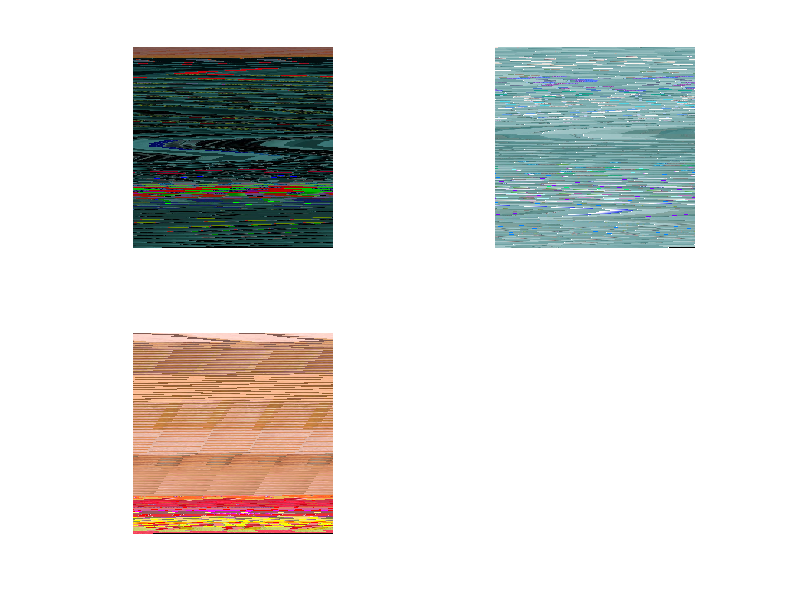
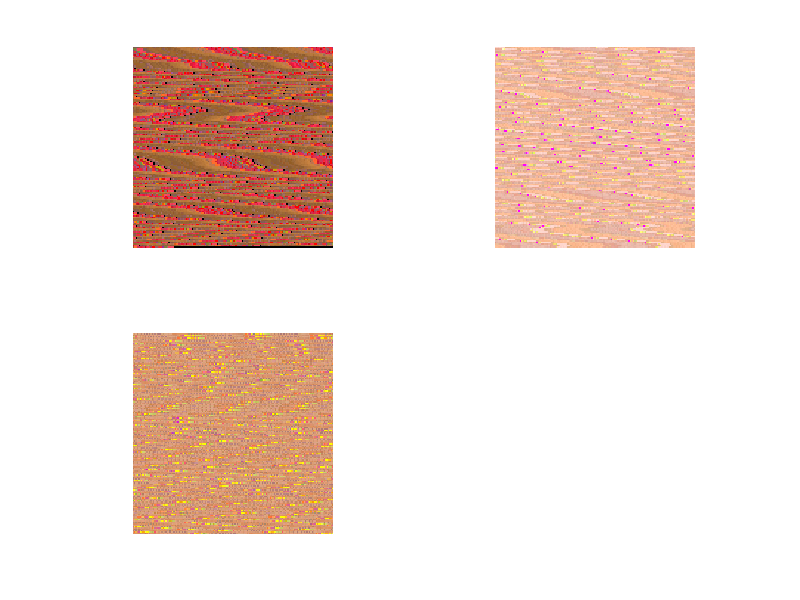
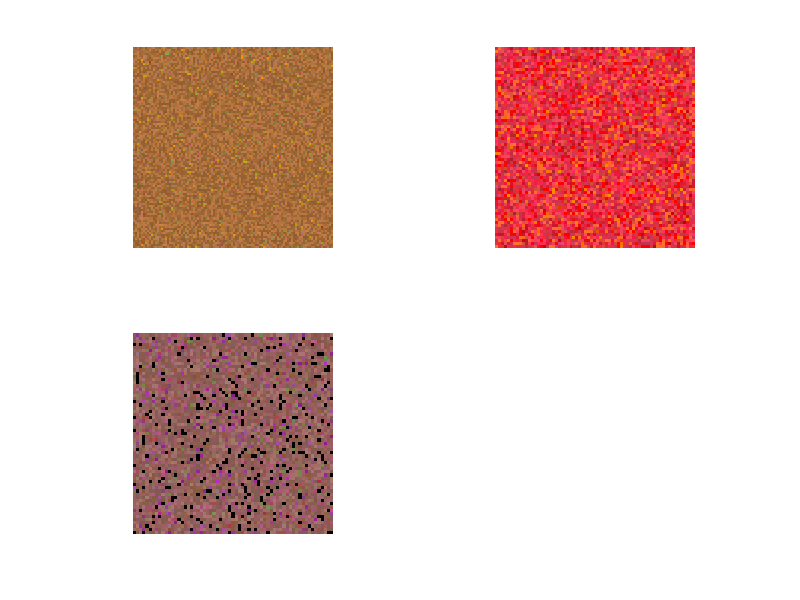

The MATLAB source for these figures, in order:
clc
clear all
close all

data = csvread('Skin_NonSkin_Full.csv');
 data_2 = csvread('idx_1.csv');
 data_3 = csvread('idx_2.csv');
 data_4 = csvread('idx_3.csv');

RGB(:,1) = data(:,1);
RGB(:,2) = data(:,2);
RGB(:,3) = data(:,3);
SK = data(:,4);
 idx = data_2(:,1);
 idx_1 = data_3(:,1);
 idx_2 = data_4(:,1);

sizeim = round(sqrt(length(RGB)));
image = ones(sizeim,sizeim,3, 'uint8');
image2 = ones(sizeim,sizeim,3, 'uint8');
c = 1;
for i=1:sizeim
    for j=1:sizeim
                 image(i,j,1)= RGB(c,3);   %Red (dark red)
                 image(i,j,2)= RGB(c,2);   %Red (maximum value)
                 image(i,j,3)= RGB(c,1);  %Green
                 c = c+1;
    end
end


s1 = RGB(idx==1,1);
d1 = RGB(idx==1,2);
b1 = RGB(idx==1,3);

s2 = RGB(idx==2,1);
d2 = RGB(idx==2,2);
b2 = RGB(idx==2,3);

s3 = RGB(idx==3,1);
d3 = RGB(idx==3,2);
b3 = RGB(idx==3,3);

sizeim2 = round(sqrt(length(b1)));
sizeim3 = round(sqrt(length(b2)));
sizeim4 = round(sqrt(length(b3)));

image3 = ones(sizeim2 ,sizeim2 ,3, 'uint8');
image4 = ones(sizeim3 ,sizeim3 ,3, 'uint8');
image5 = ones(sizeim4 ,sizeim4 ,3, 'uint8');
o = 1;
o2 = 1;
o3 = 1;
for i=1:sizeim2
    for j=1:sizeim2
        if o <= length(s1)
            image3(i,j,1)= b1(o,1);   %Red (dark red)
            image3(i,j,2)= d1(o,1);   %Red (maximum value)
            image3(i,j,3)= s1(o,1);  %Green
            o = o+1;
        end
    end
end
for i=1:sizeim3
    for j=1:sizeim3
        if o2 <= length(s2)
            image4(i,j,1)= b2(o2,1);   %Red (dark red)
            image4(i,j,2)= d2(o2,1);   %Red (maximum value)
            image4(i,j,3)= s2(o2,1);  %Green
            o2 = o2+1;
        end
    end
end
for i=1:sizeim4
    for j=1:sizeim4
        if o3 <= length(s3)
            image5(i,j,1)= b3(o3,1);   %Red (dark red)
            image5(i,j,2)= d3(o3,1);   %Red (maximum value)
            image5(i,j,3)= s3(o3,1);  %Green
            o3 = o3+1;
        end
    end
end

figure(1)
subplot(2,2,1), imshow(image3)
subplot(2,2,2), imshow(image4)
subplot(2,2,3), imshow(image5)
% 
newk = double(image5);
nrows = size(newk,1);
ncols = size(newk,2);
ab = reshape(newk,nrows*ncols,3);

% % % 
b_k = ab(idx_1 ==1,3);
g_k = ab(idx_1 ==1,2);
r_k = ab(idx_1 ==1,1);

b_k_2 = ab(idx_1 ==2,3);
g_k_2 = ab(idx_1 ==2,2);
r_k_2 = ab(idx_1 ==2,1);

b_k_3 = ab(idx_1 ==3,3);
g_k_3 = ab(idx_1 ==3,2);
r_k_3 = ab(idx_1 ==3,1);

sizeim7 = round(sqrt(length(r_k)));
sizeim8 = round(sqrt(length(r_k_2)));
sizeim9 = round(sqrt(length(r_k_3)));
image7 = ones(sizeim7 ,sizeim7 ,3, 'uint8');
image8 = ones(sizeim8 ,sizeim8 ,3, 'uint8');
image9 = ones(sizeim9 ,sizeim9 ,3, 'uint8');
o9 = 1;
oi = 1;
oio = 1;
for i=1:sizeim7
    for j=1:sizeim7
        if o9 <= length(r_k)
            image7(i,j,1)= r_k(o9,1);   %Red (dark red)
            image7(i,j,2)= g_k(o9,1);   %Red (maximum value)
            image7(i,j,3)= b_k(o9,1);  %Green
            o9 = o9+1;
        end
    end
end

for i=1:sizeim8
    for j=1:sizeim8
        if oi <= length(r_k_2)
            image8(i,j,1)= r_k_2(oi,1);   %Red (dark red)
            image8(i,j,2)= g_k_2(oi,1);   %Red (maximum value)
            image8(i,j,3)= b_k_2(oi,1);  %Green
            oi = oi+1;
        end
    end
end

for i=1:sizeim9
    for j=1:sizeim9
        if oio <= length(r_k_3)
            image9(i,j,1)= r_k_3(oio,1);   %Red (dark red)
            image9(i,j,2)= g_k_3(oio,1);   %Red (maximum value)
            image9(i,j,3)= b_k_3(oio,1);  %Green
            oio = oio+1;
        end
    end
end
figure(2)
subplot(2,2,1), imshow(image7)
subplot(2,2,2), imshow(image8)
subplot(2,2,3), imshow(image9)
% % % 
newk_2 = double(image7);
nrows_2 = size(newk_2,1);
ncols_2 = size(newk_2,2);
ab_2 = reshape(newk_2,nrows_2*ncols_2,3);


% 
% 
b_k_2 = ab_2(idx_2 ==1,3);
g_k_2 = ab_2(idx_2 ==1,2);
r_k_2 = ab_2(idx_2 ==1,1);

b_k_2_2 = ab_2(idx_2 ==2,3);
g_k_2_2 = ab_2(idx_2 ==2,2);
r_k_2_2 = ab_2(idx_2 ==2,1);

b_k_3_2 = ab_2(idx_2 ==3,3);
g_k_3_2 = ab_2(idx_2 ==3,2);
r_k_3_2 = ab_2(idx_2 ==3,1);

sizeim10 = round(sqrt(length(r_k_2)));
sizeim11 = round(sqrt(length(r_k_2_2)));
sizeim12 = round(sqrt(length(r_k_3_2)));
image10 = ones(sizeim10 ,sizeim10 ,3, 'uint8');
image11 = ones(sizeim11 ,sizeim11 ,3, 'uint8');
image12 = ones(sizeim12 ,sizeim12 ,3, 'uint8');

o_2_1 = 1;
o_2_2 = 1;
o_2_3 = 1;
for i=1:sizeim10
    for j=1:sizeim10
        if o_2_1 <= length(r_k_2)
            image10(i,j,1)= r_k_2(o_2_1,1);   %Red (dark red)
            image10(i,j,2)= g_k_2(o_2_1,1);   %Red (maximum value)
            image10(i,j,3)= b_k_2(o_2_1,1);  %Green
            o_2_1 = o_2_1+1;
        end
    end
end

for i=1:sizeim11
    for j=1:sizeim11
        if o_2_2 <= length(r_k_2_2)
            image11(i,j,1)= r_k_2_2(o_2_2,1);   %Red (dark red)
            image11(i,j,2)= g_k_2_2(o_2_2,1);   %Red (maximum value)
            image11(i,j,3)= b_k_2_2(o_2_2,1);  %Green
            o_2_2 = o_2_2+1;
        end
    end
end

for i=1:sizeim12
    for j=1:sizeim12
        if o_2_3 <= length(r_k_3_2)
            image12(i,j,1)= r_k_3_2(o_2_3,1);   %Red (dark red)
            image12(i,j,2)= g_k_3_2(o_2_3,1);   %Red (maximum value)
            image12(i,j,3)= b_k_3_2(o_2_3,1);  %Green
            o_2_3 = o_2_3+1;
        end
    end
end
figure(3)
subplot(2,2,1), imshow(image10)
subplot(2,2,2), imshow(image11)
subplot(2,2,3), imshow(image12)
% 
% newk_3 = double(image4);
% nrows_3 = size(newk_3,1);
% ncols_3 = size(newk_3,2);
% ab_3 = reshape(newk_3,nrows_3*ncols_3,3);
% 
% [idx_1_3, cluster_center_3] = kmeans(ab_3,3);
% 
% b_k_3 = ab_3(idx_1_3 ==1,3);
% g_k_3 = ab_3(idx_1_3 ==1,2);
% r_k_3 = ab_3(idx_1_3 ==1,1);
% 
% b_k_2_3 = ab_3(idx_1_3 ==2,3);
% g_k_2_3 = ab_3(idx_1_3 ==2,2);
% r_k_2_3 = ab_3(idx_1_3 ==2,1);
% 
% b_k_3_3 = ab_3(idx_1_3 ==3,3);
% g_k_3_3 = ab_3(idx_1_3 ==3,2);
% r_k_3_3 = ab_3(idx_1_3 ==3,1);
% 
% sizeim13 = round(sqrt(length(r_k_3)));
% sizeim14 = round(sqrt(length(r_k_2_3)));
% sizeim15 = round(sqrt(length(r_k_3_3)));
% image13 = ones(sizeim13 ,sizeim13 ,3, 'uint8');
% image14 = ones(sizeim14 ,sizeim14 ,3, 'uint8');
% image15 = ones(sizeim15 ,sizeim15 ,3, 'uint8');
% 
% o_3_1 = 1;
% o_3_2 = 1;
% o_3_3 = 1;
% for i=1:sizeim13
%     for j=1:sizeim13
%         if o_3_1 <= length(r_k_3)
%             image13(i,j,1)= r_k_3(o_3_1,1);   %Red (dark red)
%             image13(i,j,2)= g_k_3(o_3_1,1);   %Red (maximum value)
%             image13(i,j,3)= b_k_3(o_3_1,1);  %Green
%             o_3_1 = o_3_1+1;
%         end
%     end
% end
% 
% for i=1:sizeim14
%     for j=1:sizeim14
%         if o_3_2 <= length(r_k_2_3)
%             image14(i,j,1)= r_k_2_3(o_3_2,1);   %Red (dark red)
%             image14(i,j,2)= g_k_2_3(o_3_2,1);   %Red (maximum value)
%             image14(i,j,3)= b_k_2_3(o_3_2,1);  %Green
%             o_3_2 = o_3_2+1;
%         end
%     end
% end
% 
% for i=1:sizeim15
%     for j=1:sizeim15
%         if o_3_3 <= length(r_k_3_3)
%             image15(i,j,1)= r_k_3_3(o_3_3,1);   %Red (dark red)
%             image15(i,j,2)= g_k_3_3(o_3_3,1);   %Red (maximum value)
%             image15(i,j,3)= b_k_3_3(o_3_3,1);  %Green
%             o_3_3 = o_3_3+1;
%         end
%     end
% end
% figure(4)
% subplot(2,2,1), imshow(image13)
% subplot(2,2,2), imshow(image14)
% subplot(2,2,3), imshow(image15)
% 
% newk_4 = double(image13);
% nrows_4 = size(newk_4,1);
% ncols_4 = size(newk_4,2);
% ab_4 = reshape(newk_4,nrows_4*ncols_4,3);
% 
% [idx_1_4, cluster_center_4] = kmeans(ab_4,3);
% 
% 
% b_k_4 = ab_3(idx_1_4 ==1,3);
% g_k_4 = ab_3(idx_1_4 ==1,2);
% r_k_4 = ab_3(idx_1_4 ==1,1);
% 
% b_k_2_4 = ab_3(idx_1_4 ==2,3);
% g_k_2_4 = ab_3(idx_1_4 ==2,2);
% r_k_2_4 = ab_3(idx_1_4 ==2,1);
% 
% b_k_3_4 = ab_3(idx_1_4 ==3,3);
% g_k_3_4 = ab_3(idx_1_4 ==3,2);
% r_k_3_4 = ab_3(idx_1_4 ==3,1);
% 
% sizeim16 = round(sqrt(length(r_k_4)));
% sizeim17 = round(sqrt(length(r_k_2_4)));
% sizeim18 = round(sqrt(length(r_k_3_4)));
% image16 = ones(sizeim16 ,sizeim16 ,3, 'uint8');
% image17 = ones(sizeim17 ,sizeim17 ,3, 'uint8');
% image18 = ones(sizeim18 ,sizeim18 ,3, 'uint8');
% 
% o_4_1 = 1;
% o_4_2 = 1;
% o_4_3 = 1;
% for i=1:sizeim16
%     for j=1:sizeim16
%         if o_4_1 <= length(ab_4(idx_1_4 ==1,1))
%             image16(i,j,1)= r_k_4(o_4_1,1);   %Red (dark red)
%             image16(i,j,2)= g_k_4(o_4_1,1);   %Red (maximum value)
%             image16(i,j,3)= b_k_4(o_4_1,1);  %Green
%             o_4_1 = o_4_1+1;
%         end
%     end
% end
% 
% for i=1:sizeim17
%     for j=1:sizeim17
%         if o_4_2 <= length(ab_4(idx_1_4 ==2,1))
%             image17(i,j,1)= r_k_2_4(o_4_2,1);   %Red (dark red)
%             image17(i,j,2)= g_k_2_4(o_4_2,1);   %Red (maximum value)
%             image17(i,j,3)= b_k_2_4(o_4_2,1);  %Green
%             o_4_2 = o_4_2+1;
%         end
%     end
% end
% 
% for i=1:sizeim18
%     for j=1:sizeim18
%         if o_4_3 <= length(ab_4(idx_1_4 ==3,1))
%             image18(i,j,1)= r_k_3_4(o_4_3,1);   %Red (dark red)
%             image18(i,j,2)= g_k_3_4(o_4_3,1);   %Red (maximum value)
%             image18(i,j,3)= b_k_3_4(o_4_3,1);  %Green
%             o_4_3 = o_4_3+1;
%         end
%     end
% end
% 
% figure(5)
% subplot(2,2,1), imshow(image16)
% subplot(2,2,2), imshow(image17)
% subplot(2,2,3), imshow(image18)